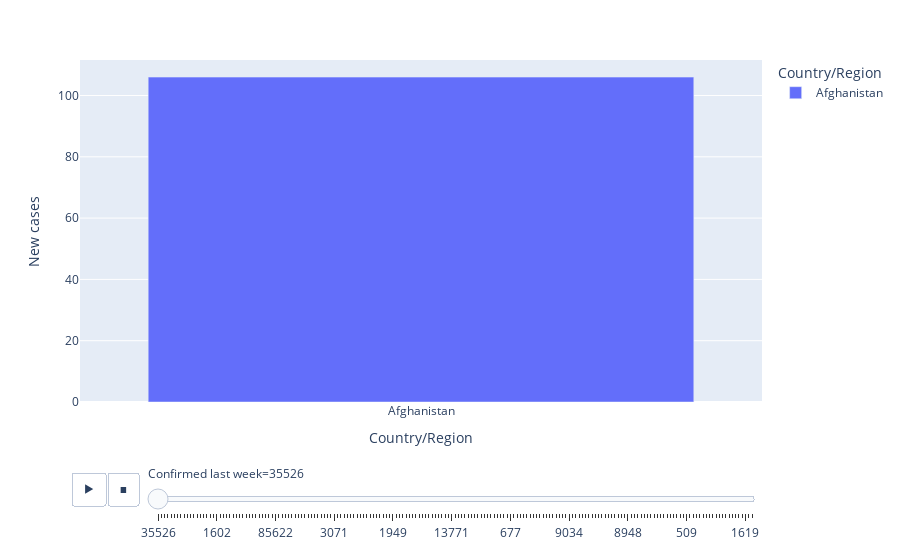

The cell this chart's notebook holds for it:
### Code cell
figure = px.bar(covid, x = 'Country/Region', y = 'New cases',color = 'Country/Region', animation_frame ='Confirmed last week', template = 'plotly')
figure.update_layout(xaxis = {'categoryorder': 'total descending'})
figure.show()
